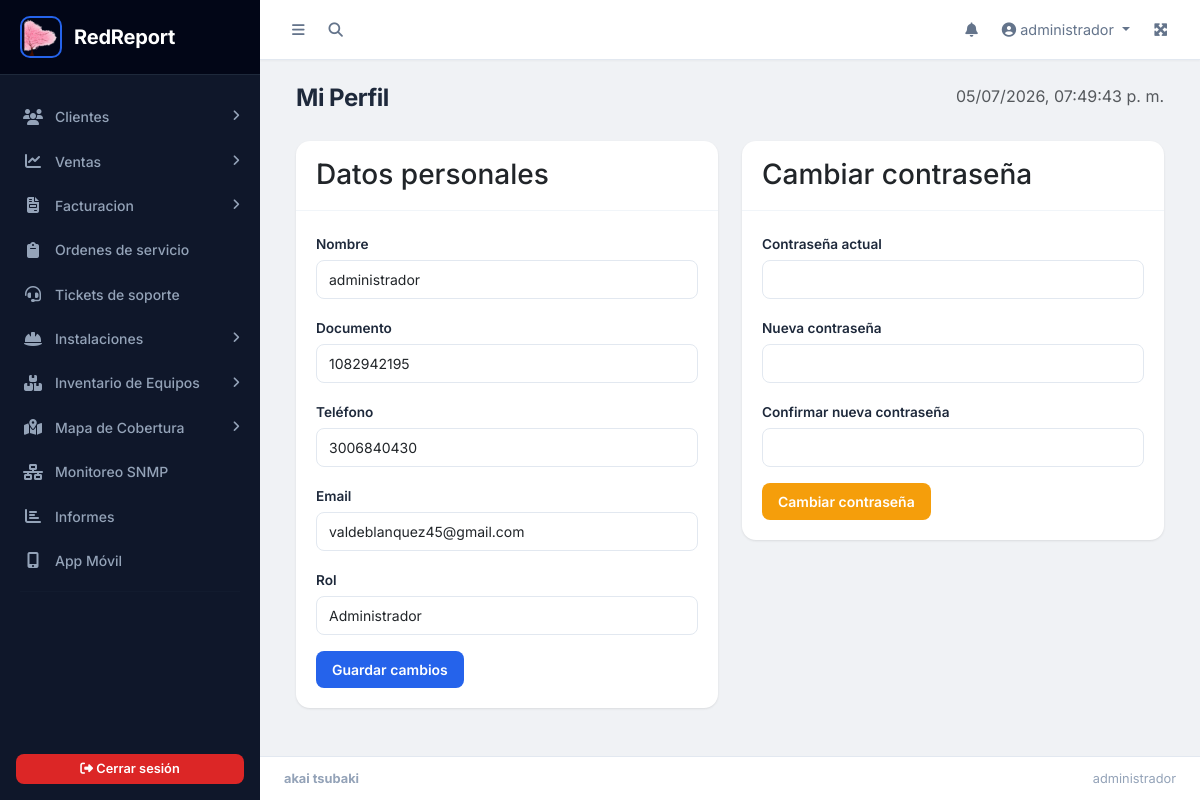
Before: /usuarios/perfil.php (signed in) with the older database file.
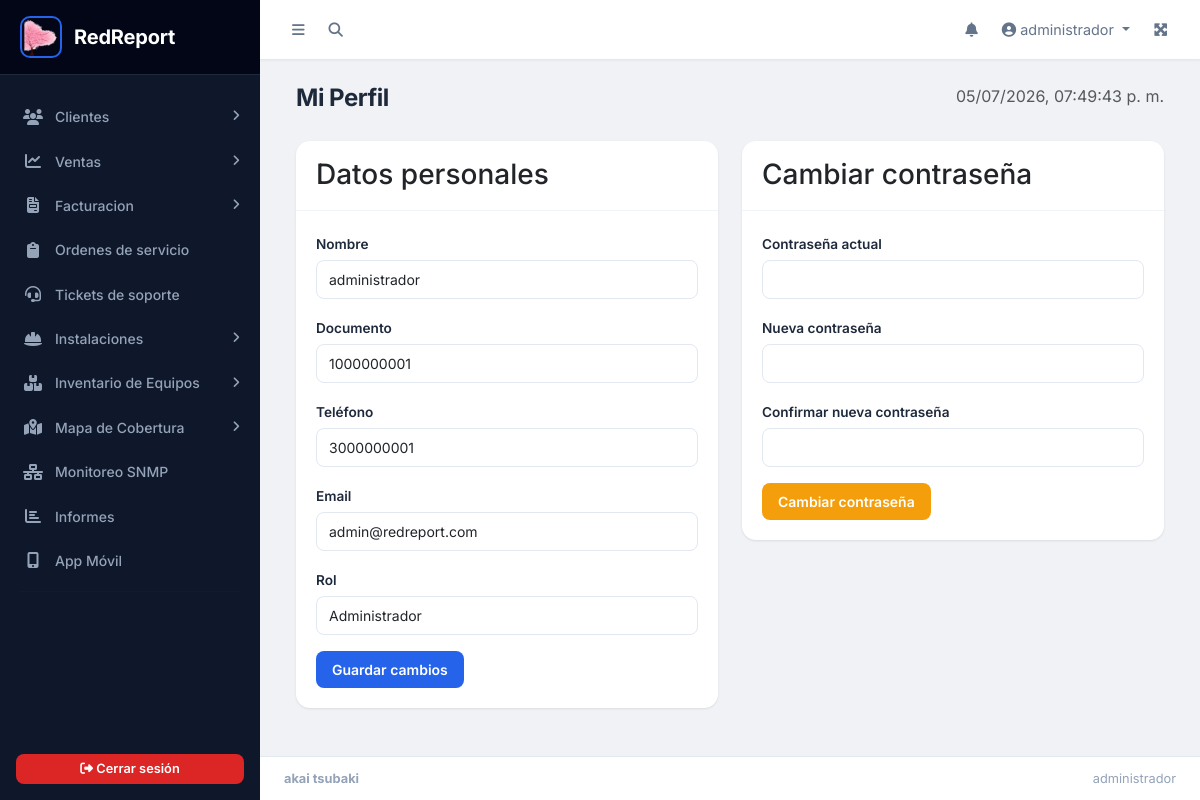
After: the same page with the newer database file.
### tables this page shows
CREATE TABLE `tb_usuarios` (
  `id_usuario` int(11) NOT NULL,
  `nombre` varchar(50) NOT NULL,
  `documento` varchar(50) NOT NULL,
  `telefono` varchar(50) NOT NULL,
  `email` varchar(100) NOT NULL,
  `password` varchar(255) NOT NULL,
  `id_rol` int(11) NOT NULL,
  `token_reset` varchar(255) NOT NULL DEFAULT '',
  `token_expira` varchar(50) NOT NULL DEFAULT '',
  `google2fa_secret` varchar(255) DEFAULT NULL,
  `fh_creasion` datetime NOT NULL DEFAULT current_timestamp(),
  `intentos_fallidos` int(11) NOT NULL DEFAULT 0,
  `bloqueado_hasta` datetime DEFAULT NULL
);

CREATE TABLE `tb_rol` (
  `id_rol` int(11) NOT NULL,
  `nombre_rol` varchar(50) NOT NULL,
  `fh_creasion` datetime NOT NULL DEFAULT current_timestamp()
);

### usuarios/perfil.php (the view, shortened to what the changed rows need)
<?php
include('../parte1.php');
require_once('../app/config/conexion.php');
$id_usuario = $_SESSION['id_usuario'];
$sql = "SELECT u.*, r.nombre_rol FROM tb_usuarios u INNER JOIN tb_rol r ON u.id_rol = r.id_rol WHERE u.id_usuario = :id";
$stmt = $pdo->prepare($sql);
$stmt->execute([':id' => $id_usuario]);
$user = $stmt->fetch();
?>
<div class="content-wrapper">
    <div class="content-header">
        <div class="container-fluid">
            <div class="row mb-2">
                <div class="col-sm-6">
                    <h1 class="m-0">Mi Perfil</h1>
                </div>
            </div>
        </div>
    </div>
    <div class="content">
        <div class="container-fluid">
            <div class="row">
                <div class="col-md-6">
                    <div class="card">
                        <div class="card-body">
                            <form action="actualizar_perfil.php" method="POST">
                                <?php require_once('../app/config/seguridad.php'); echo csrf_field(); ?>
                                <div class="mb-3">
                                    <label class="form-label">Nombre</label>
                                    <input type="text" name="nombre" class="form-control" value="<?= htmlspecialchars($user['nombre']) ?>" required>
                                </div>
                                <div class="mb-3">
                                    <label class="form-label">Documento</label>
                                    <input type="text" name="documento" class="form-control" value="<?= htmlspecialchars($user['documento']) ?>" required>
                                </div>
                                <div class="mb-3">
                                    <label class="form-label">Teléfono</label>
                                    <input type="text" name="telefono" class="form-control" value="<?= htmlspecialchars($user['telefono']) ?>" required>
                                </div>
                                <div class="mb-3">
                                    <label class="form-label">Email</label>
                                    <input type="email" name="email" class="form-control" value="<?= htmlspecialchars($user['email']) ?>" required>
                                </div>
                                <div class="mb-3">
                                    <label class="form-label">Rol</label>
                                    <input type="text" class="form-control" value="<?= htmlspecialchars($user['nombre_rol']) ?>" readonly>
                                </div>
                            </form>
                        </div>
                    </div>
                </div>
            </div>
        </div>
    </div>
</div>
<?php include('../parte2.php'); ?>

### parte1.php (shortened to what the changed rows need)
<?php
$url = APP_URL;
?>
<!DOCTYPE html>
<html lang="es">
<head>
  <link href="https://cdn.jsdelivr.net/npm/bootstrap@5.3.3/dist/css/bootstrap.min.css" rel="stylesheet">
  <link rel="stylesheet" href="https://cdnjs.cloudflare.com/ajax/libs/font-awesome/6.5.2/css/all.min.css">
  <link rel="stylesheet" href="https://cdn.datatables.net/1.13.11/css/dataTables.bootstrap5.min.css">
  <link rel="stylesheet" href="https://cdn.datatables.net/responsive/2.5.0/css/responsive.bootstrap5.min.css">
  <link rel="stylesheet" href="https://cdn.datatables.net/buttons/2.4.1/css/buttons.bootstrap5.min.css">
  <link rel="stylesheet" href="<?= $url ?>public/css/redreport.css">
</head>
<body>
<div class="wrapper">
  <aside class="main-sidebar" id="mainSidebar">
    <div class="sidebar">
      <a href="<?= $url ?>index.php" class="brand-link">
        <img src="<?= $url ?>public/img/favicon.png" alt="Logo">
        <span class="fw-bold fs-5"><?= APP_NAME ?></span>
      </a>
    </div>
  </aside>
  <div class="content-wrapper">

Changed rows visible on the page:
changed tb_usuarios "administrador": documento "1082942195" → "1000000001"; telefono "3006840430" → "3000000001"; email "valdeblanquez45@gmail.com" → "admin@redreport.com"
